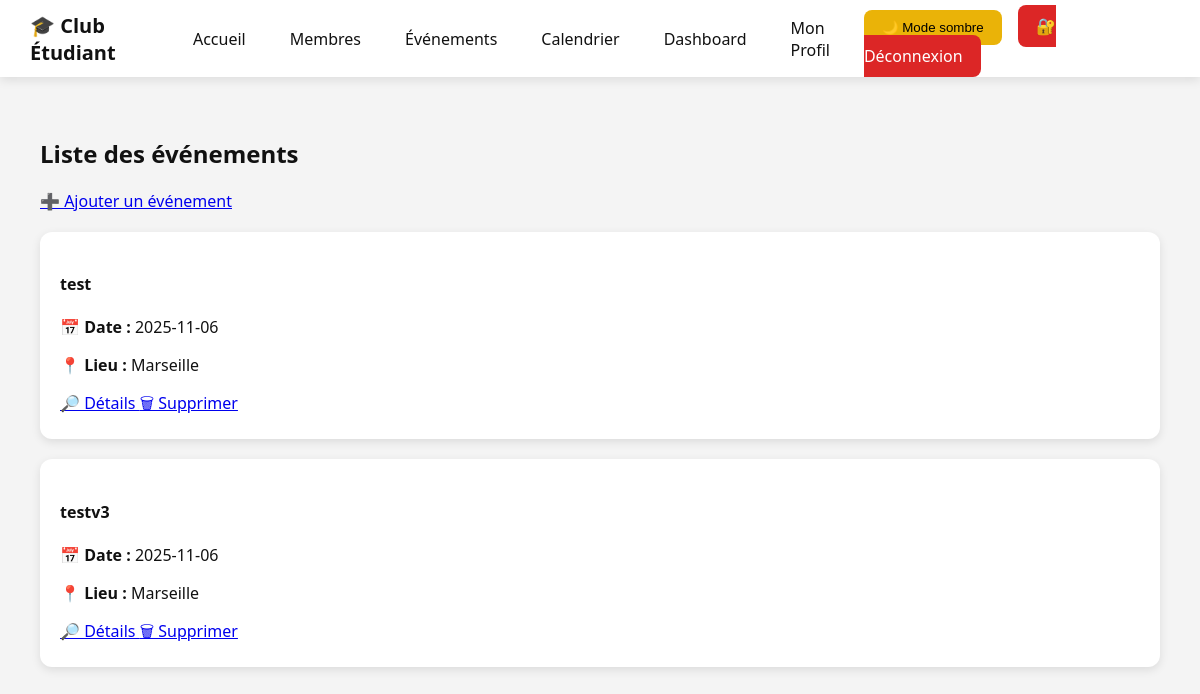
The app's page /evenements (signed in) with its own data.
### tables this page shows
CREATE TABLE evenements (
    id INTEGER PRIMARY KEY AUTOINCREMENT,
    titre TEXT NOT NULL,
    date TEXT NOT NULL,
    lieu TEXT NOT NULL,
    description TEXT
);

### app.py (the view)
@app.route("/evenements")
@login_required
def evenements():
    conn = get_db_connection()
    events = conn.execute("SELECT * FROM evenements").fetchall()
    conn.close()
    return render_template("evenements.html", events=events)

### app.py (called while the page is built)
def get_db_connection():
    conn = sqlite3.connect("club.db")
    conn.row_factory = sqlite3.Row
    return conn

def login_required(f):
    @wraps(f)
    def wrap(*args, **kwargs):
        if "user_id" not in session:
            flash_message("Veuillez vous connecter", "error")
            return redirect("/login")
        return f(*args, **kwargs)
    return wrap

### templates/evenements.html
{% extends "layout.html" %}
{% block content %}
<div class="d-flex justify-content-between align-items-center mb-4">
    <h2>Liste des événements</h2>
    <a href="/evenements/ajouter" class="btn btn-primary shadow-sm">
        ➕ Ajouter un événement
    </a>
</div>
{% if events %}
<div class="row row-cols-1 row-cols-md-2 row-cols-lg-3 g-4">
    {% for e in events %}
    <div class="col">
        <div class="card shadow-sm border-0 h-100">
            <div class="card-body">
                <h4 class="card-title fw-bold">{{ e.titre }}</h4>
                <p class="text-muted mb-1">
                    📅 <strong>Date :</strong> {{ e.date }}
                </p>
                <p class="text-muted mb-3">
                    📍 <strong>Lieu :</strong> {{ e.lieu }}
                </p>
                <div class="d-flex gap-2">
                    <a href="/evenements/{{ e.id }}" class="btn btn-outline-primary btn-sm">
                        🔎 Détails
                    </a>
                    <a href="/evenements/supprimer/{{ e.id }}"
                       class="btn btn-outline-danger btn-sm"
                       onclick="return confirm('Supprimer cet événement ?')">
                       🗑 Supprimer
                    </a>
                </div>
            </div>
        </div>
    </div>
    {% endfor %}
</div>
{% else %}
<div class="alert alert-info shadow-sm">
    Aucun événement pour le moment.
</div>
{% endif %}
{% endblock %}

### templates/layout.html (style rules this page uses)
:root { --bg: #f4f4f4; --card-bg: #ffffff; --text: #111; --shadow: 0 3px 10px rgba(0,0,0,0.1); --primary: #2563eb; --success: #16a34a; --warning: #eab308; }
body { background: var(--bg); color: var(--text); margin: 0; padding: 0; font-family: "Segoe UI", Arial; transition: 0.25s; }
.card { background: var(--card-bg); box-shadow: var(--shadow); border-radius: 12px; padding: 20px; margin-top: 20px; transition: 0.2s; }

### records on screen
evenements: titre "test", date "2025-11-06", lieu "Marseille"
evenements: titre "testv3", date "2025-11-06", lieu "Marseille"
